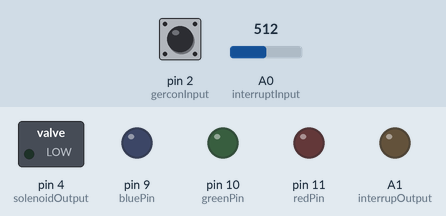
This sketch was run on a simulated Arduino Uno, built with avr-gcc and run on an emulated ATmega328P. Parts: switched loads named in the sketch (green lamp = pin HIGH), output pins drawn as LEDs (lit = HIGH). Inputs (shaded band) come from the test bench; at power-on: A0 (interruptInput) = 512, pin 2 (gerconInput) HIGH. What the sketch prints to the serial monitor is not drawn.

Above: at 0.1 s.
At 2.2 s:
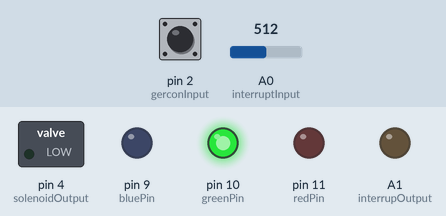
2.3 s: A0 (interruptInput) set to 0
Timing chart, 0 to 5.3 s (numbered marks = the images above; inputs shaded):
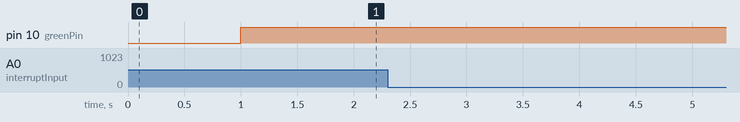

The sketch:

sketch_may17a.ino
```cpp
#define interruptInput A0
#define interrupOutput A1

#define gerconInput 2
#define solenoidOutput 4

#define redPin  11
#define greenPin  10
#define bluePin  9
const char* const states_str[]={"GOOD_WAITING","GERCON_OPEN","WALL_DAMAGED","UNLOCKED","SAFE_DAMAGED","OPENED"};
enum state {GOOD_WAITING, GERCON_OPEN, WALL_DAMAGED, UNLOCKED, SAFE_DAMAGED, OPENED};
// Текущее состояния (запускаем систему, когда дверь открыта
//изменить на Opened!!!
enum state curState = OPENED;

String inputString;

void setup()
{
  Serial.begin(9600); // инициализация последовательного порта
  // соленои инициализация
  pinMode(solenoidOutput, OUTPUT);
  //обрыв инициализация
  pinMode(interrupOutput, OUTPUT);
  pinMode(interruptInput, INPUT);
  //геркон инициальзация
  pinMode(gerconInput, INPUT);
  digitalWrite(gerconInput, HIGH);

  //лампочки инициализация
  pinMode(redPin, OUTPUT);
  pinMode(greenPin, OUTPUT);
  pinMode(bluePin, OUTPUT);
  delay(1000); // устаканимся
}

void loop(){

  //если все хорошо
  if ((isWallDamaged()== false)&&(isGerconOpen()==false)&&(curState==GOOD_WAITING)){
    curState = GOOD_WAITING;
  } else {
      //стейты с повреждением
      if (isWallDamaged()== true){
        curState = WALL_DAMAGED;
      }
      if ((isGerconOpen()== true)&&(curState!=UNLOCKED)&&(curState!=OPENED)){
        curState = GERCON_OPEN;
      }
      if ((isGerconOpen()== true)&&(curState!=UNLOCKED)&&(curState!=OPENED)&&(isWallDamaged()== true)){
        curState = SAFE_DAMAGED;
      }

  }

  //если все хорошо, проверяем, если ли команда на открытие
  if (curState==GOOD_WAITING){
    if(Serial.available() > 0)
    {
        inputString = Serial.readStringUntil('\n');
        if (inputString == "unlock"){
          curState = UNLOCKED;
          unlock();

        }
        if (inputString == "lock"){
          curState = GOOD_WAITING;
          lock();

        }
    }
  }
    Serial.print("state:"+String(states_str[curState]) + ",");
    /*Serial.print("isWallDamaged():"+String(isWallDamaged()) + ",");
    Serial.print("isGerconOpen():"+String(isGerconOpen()) + ",");*/

    if ((curState==UNLOCKED)&&(isGerconOpen()== true)){
        lock();
        curState = OPENED;
    }

    if ((curState==GOOD_WAITING)||(curState== OPENED)){
        setColor(255 ,0, 0, 300);
    }
    if ((curState==WALL_DAMAGED)||(curState== GERCON_OPEN)||(curState== SAFE_DAMAGED)){
         setColor(0, 255, 0, 300);
    }
    if (curState==UNLOCKED){
        setColor(0 ,0, 255, 300);
    }

    //Если был открыт, а теперь закрыт
    if ((curState==OPENED)&&(isGerconOpen()== false)){
        lock();
        curState = GOOD_WAITING;
    }
    delay(1000);


}

//открыть замок
boolean unlock(){
  digitalWrite(solenoidOutput, HIGH);
}
boolean lock(){
  digitalWrite(solenoidOutput, LOW);
}


//Повреждена ли стенка?
boolean isWallDamaged(){
  analogWrite(interrupOutput, 100);
  float analogValue = analogRead(interruptInput); // чтение аналогового значения
  if (analogValue!=0){return true;}
   else{return false;}
}

//разомкнут ли геркон?
boolean isGerconOpen(){
   int digitalValue = digitalRead(gerconInput);
   if (digitalValue==0){return false;}
   else{return true;}
}

void setColor(int red, int green, int blue, int del){
    #ifdef COMMON_ANODE
    red = 255 - red
    green = 255 - green;
    blue = 255 - blue;
    #endif
    analogWrite(redPin, red);
    analogWrite(greenPin, green);
    analogWrite(bluePin, blue);
    /*delay(del);
    analogWrite(redPin, 0);
    analogWrite(greenPin, 0);
    analogWrite(bluePin, 0);
    */
}
```

Measured:
- after the input at 2.3 s, every drawn part: stays the same
